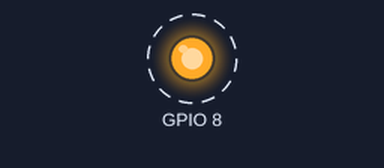
Simulated run of this program. Board: ESP32-C6. Shown: output pins drawn as LEDs (lit = HIGH). Dashed ring = blinking. What the program prints to the serial monitor is not drawn.

Above: at 0.9 s.
Timing chart, 0 to 3.7 s (numbered marks = the images above):
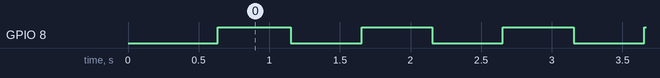

Measured:
- by itself, GPIO 8: alternates HIGH for 0.50 s and LOW for 0.50 s

The program:

main.cpp
```cpp
/*
 * main.cpp - Arranque del firmware en el ESP32-C6 (framework Arduino)
 *
 * En Arduino-ESP32, setup() y loop() ya se ejecutan dentro de una tarea de
 * FreeRTOS llamada "loopTask" (prioridad 1). Es decir: cuando llamamos a
 * xTaskCreate() desde setup() no estamos "activando" FreeRTOS, que ya lleva
 * corriendo desde antes; solo anadimos tareas nuevas al planificador.
 *
 * Ese detalle importa para leer bien los ejemplos: nuestras tareas de
 * prioridad 2 son MAS prioritarias que el propio loop() de Arduino.
 *
 * El experimento que se compila se elige con la macro EJEMPLO (ver
 * platformio.ini): un entorno por ejemplo.
 */
#include <Arduino.h>

#include "freertos/FreeRTOS.h"
#include "freertos/task.h"

#include "ejemplos.h"
#include "plataforma.h"

#ifndef EJEMPLO
#define EJEMPLO 1
#endif

static const char *TAG = "ARRANQUE";

void setup()
{
    Serial.begin(115200);

    // Margen para que el monitor serie se enganche antes de los primeros logs.
    delay(600);

    plat_log('I', TAG, "ESP32-C6 - ejemplos de FreeRTOS sobre un unico nucleo");
    plat_log('I', TAG, "Nucleos disponibles: %d | frecuencia: %lu MHz",
             (int)ESP.getChipCores(), (unsigned long)getCpuFrequencyMhz());
    plat_log('I', TAG, "Tick de FreeRTOS: %d Hz | prioridad maxima: %d",
             (int)configTICK_RATE_HZ, (int)configMAX_PRIORITIES - 1);
    plat_log('I', TAG, "Ejecutando el ejemplo %d", EJEMPLO);

#if   EJEMPLO == 1
    ej1_arrancar();
#elif EJEMPLO == 2
    ej2_arrancar();
#elif EJEMPLO == 3
    ej3_arrancar();
#elif EJEMPLO == 4
    ej4_arrancar();
#elif EJEMPLO == 5
    ej5_arrancar();
#else
#error "Defina EJEMPLO entre 1 y 5 (vea platformio.ini)"
#endif

    plat_log('I', TAG, "Tareas creadas. El planificador toma el control.");
}

void loop()
{
    /*
     * loop() es el cuerpo de una tarea de FreeRTOS de prioridad 1. Si se
     * dejara vacio, se convertiria en un bucle cerrado que nunca cede el
     * nucleo y dejaria sin CPU a la tarea Idle: exactamente el fallo que
     * demuestra el ejemplo 3. Por eso se bloquea.
     */
    vTaskDelay(pdMS_TO_TICKS(1000));
}
```

plataforma_arduino.cpp
```cpp
/*
 * plataforma_arduino.cpp - Implementacion del HAL para el ESP32-C6 real
 *
 * Es la contraparte de simulacion/shim/plataforma_host.c. Los ejemplos de
 * shared/ejemplos_freertos no cambian ni una linea: solo cambia lo que hay
 * detras de estas cuatro funciones.
 */
#include <Arduino.h>
#include <stdarg.h>

#include "freertos/FreeRTOS.h"
#include "freertos/task.h"

#include "plataforma.h"

/* ------------------------------------------------------------------ Log -- */
void plat_log(char nivel, const char *tag, const char *fmt, ...)
{
    /* Mismo formato que en el simulador, para poder comparar las dos salidas
     * linea a linea: nivel, milisegundos, tarea que tiene la CPU y etiqueta. */
    const char *tarea = pcTaskGetName(NULL);

    Serial.printf("%c (%lu) [%-13s] %s: ",
                  nivel, (unsigned long)plat_millis(),
                  tarea ? tarea : "-", tag);

    char linea[256];
    va_list args;
    va_start(args, fmt);
    vsnprintf(linea, sizeof(linea), fmt, args);
    va_end(args);

    Serial.println(linea);
}

/* ------------------------------------------------------------------ LED -- */
void plat_led_init(int pin)
{
    pinMode(pin, OUTPUT);
    digitalWrite(pin, LOW);
    plat_log('I', "GPIO", "Pin %d configurado como salida.", pin);
}

void plat_led_write(int pin, int estado)
{
    digitalWrite(pin, estado ? HIGH : LOW);
}

/* --------------------------------------------------------------- Tiempo -- */
uint32_t plat_millis(void)
{
    return (uint32_t)millis();
}

/*
 * En el simulador esta funcion guarda el valor en una traza CSV para poder
 * graficarlo despues. En la placa no hay disco donde escribir, asi que
 * simplemente se emite por el puerto serie con un prefijo reconocible: si se
 * captura la sesion del monitor a un fichero, las lineas MEDIDA se pueden
 * extraer con un grep y procesar igual que los CSV de la simulacion.
 */
void plat_evento(const char *etiqueta, uint32_t valor)
{
    Serial.printf("MEDIDA,%lu,%s,%lu\n",
                  (unsigned long)plat_millis(), etiqueta,
                  (unsigned long)valor);
}
```

ej1_time_slicing.c
```cpp
/*
 * EJEMPLO 1 - Concurrencia en un solo nucleo
 * ==========================================
 * Adaptacion fiel del primer ejemplo del material a Arduino-ESP32.
 *
 * Dos tareas de IGUAL prioridad (2) y un monitor de prioridad menor (1),
 * corriendo sobre el unico nucleo RISC-V del ESP32-C6.
 *
 *   vTareaLed     prio 2  - conmuta un LED cada 500 ms
 *   vTareaSensor  prio 2  - simula la lectura de un sensor cada 1000 ms
 *   vTareaMonitor prio 1  - late cada 5000 ms (equivale al while(1) de app_main)
 *
 * Lo que se quiere observar: las tres tareas parecen ejecutarse "a la vez"
 * aunque solo hay un motor de ejecucion. La ilusion la produce el cambio de
 * contexto del planificador, que ocurre cada vez que una tarea se bloquea en
 * vTaskDelay() y cede el nucleo.
 */
#include "freertos/FreeRTOS.h"
#include "freertos/task.h"

#include "plataforma.h"
#include "ejemplos.h"

static const char *TAG = "SISTEMA";

/* GPIO 8: en la mayoria de DevKits del ESP32-C6 es el LED integrado.
 * Ojo: en varias placas ese LED es un WS2812 direccionable, por lo que el
 * material advierte que conviene conectar un LED fisico (con su resistencia
 * de 220-330 ohm) a este pin para ver el parpadeo. */
#ifndef BLINK_GPIO
#define BLINK_GPIO 8
#endif

/* TAREA 1: Parpadeo de un LED (simula control de perifericos) */
static void vTareaLed(void *pvParameters)
{
    (void)pvParameters;

    plat_led_init(BLINK_GPIO);

    uint8_t estado_led = 0;

    while (1) {
        estado_led = !estado_led;
        plat_led_write(BLINK_GPIO, estado_led);
        LOG_I("TAREA_LED", "Led cambiado a: %d", estado_led);

        /* Se bloquea 500 ms: aqui es donde el nucleo queda libre para que
         * corran la Tarea 2, el monitor y las tareas internas del sistema. */
        vTaskDelay(pdMS_TO_TICKS(500));
    }
}

/* TAREA 2: Lectura de un sensor ficticio (simula adquisicion de datos) */
static void vTareaSensor(void *pvParameters)
{
    (void)pvParameters;

    int contador_lecturas = 0;

    while (1) {
        contador_lecturas++;
        LOG_W("TAREA_SENSOR", "Leyendo sensor... Muestra #%d", contador_lecturas);

        /* 1000 ms. Al usar un periodo distinto al de la Tarea 1, el
         * planificador va alternando entre ambas sin saturar el nucleo. */
        vTaskDelay(pdMS_TO_TICKS(1000));
    }
}

/* TAREA 3: Monitor de fondo. Cumple el papel del while(1) de app_main del
 * material. Se le da prioridad 1 (menor que las otras dos) precisamente
 * porque es la menos urgente. */
static void vTareaMonitor(void *pvParameters)
{
    (void)pvParameters;

    while (1) {
        LOG_I(TAG, "[Alerta] El sistema sigue vivo y estable.");
        vTaskDelay(pdMS_TO_TICKS(5000));
    }
}

void ej1_arrancar(void)
{
    LOG_I(TAG, "Iniciando configuracion de tareas en el unico nucleo del ESP32-C6...");

    /* Tarea 1 - Prioridad 2 */
    xTaskCreate(
        vTareaLed,          /* Funcion que ejecuta la tarea       */
        "ControlLed",       /* Nombre identificativo (para debug) */
        2048,               /* Pila. OJO con la unidad: ESP-IDF la
                             * interpreta en BYTES, mientras que el
                             * FreeRTOS original la interpreta en
                             * PALABRAS. El mismo 2048 son 2 KB en el
                             * ESP32-C6 y 8 KB en el simulador de PC. */
        NULL,               /* Parametros de entrada              */
        2,                  /* Prioridad                          */
        NULL                /* Handle (no lo necesitamos aqui)    */
    );

    /* Tarea 2 - MISMA prioridad 2, para que compartan turno */
    xTaskCreate(
        vTareaSensor,
        "LecturaSensor",
        2048,
        NULL,
        2,
        NULL
    );

    /* Tarea 3 - Prioridad 1, monitor de fondo */
    xTaskCreate(
        vTareaMonitor,
        "Monitor",
        2048,
        NULL,
        1,
        NULL
    );

    LOG_I(TAG, "Tareas creadas. El planificador toma el control.");
}
```
